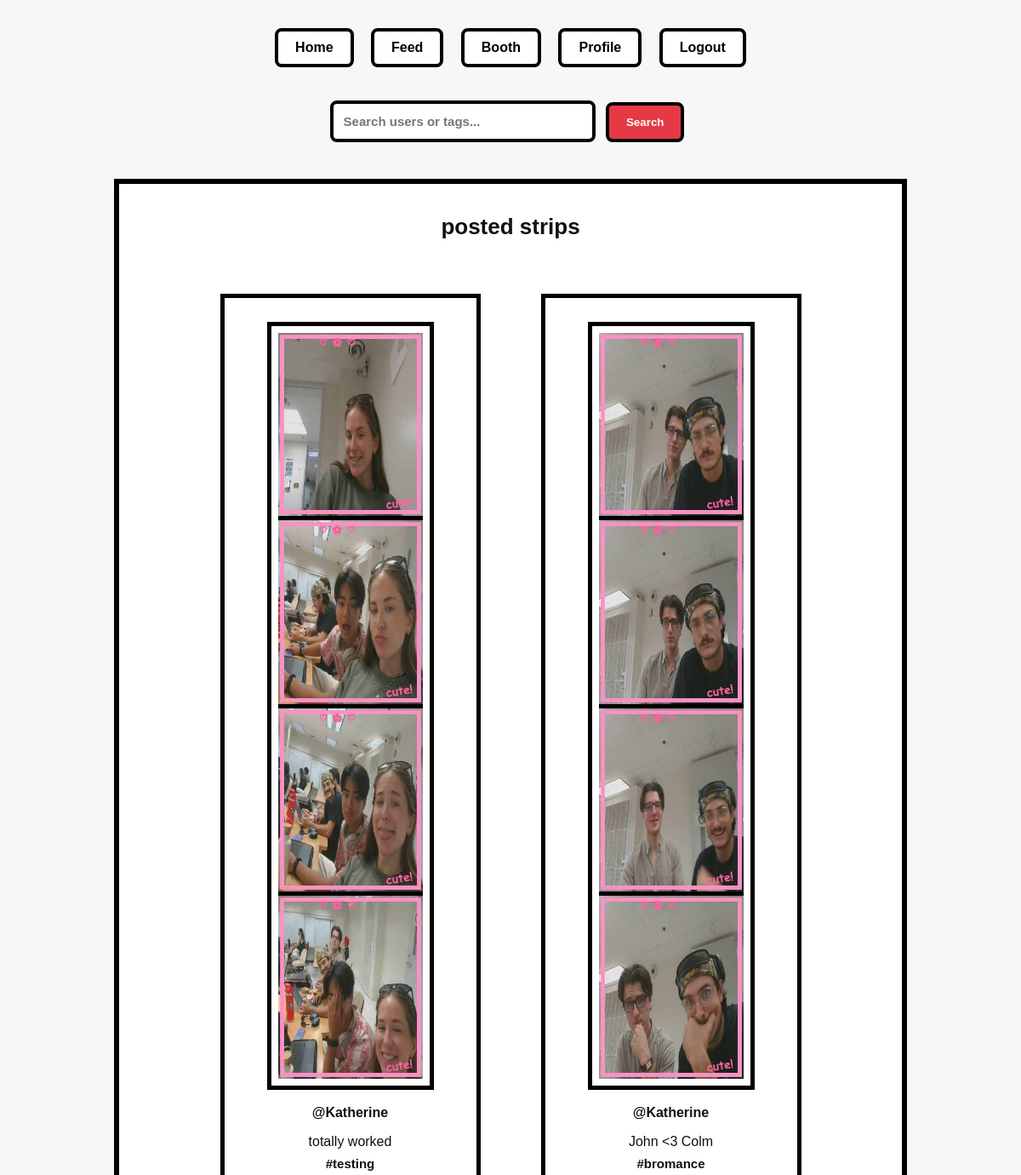
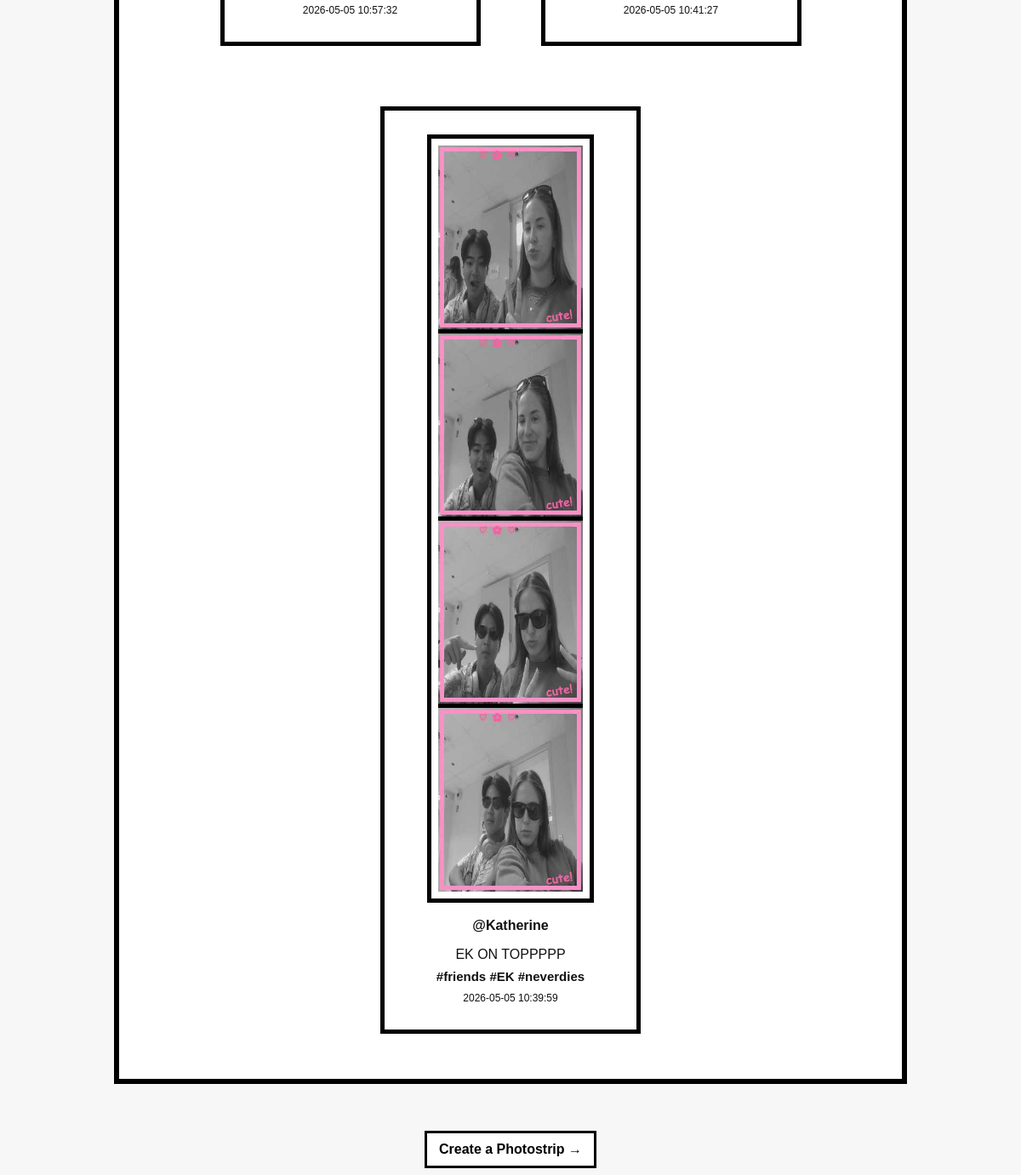
/feed (signed in), run on the app's committed database (2 pictures, top to bottom).
### tables this page shows
CREATE TABLE posts (
           id INTEGER PRIMARY KEY AUTOINCREMENT,
           username TEXT NOT NULL,
           image_filenames TEXT NOT NULL,  -- JSON string
           filter_choice TEXT,
           frame_choice TEXT,
           layout_choice TEXT,
           caption TEXT,
           tags TEXT,
           timestamp TEXT NOT NULL
       , privacy TEXT DEFAULT 'public');

### app.py (the view, shortened to what this page needs)
@app.route("/feed")
def feed():
   if "username" not in session:
       return redirect("/signin")
   search_query = request.args.get("q", "").strip().lower()
   conn = get_db_connection()
   posts_rows = conn.execute("SELECT * FROM posts WHERE privacy = 'public' ORDER BY timestamp DESC").fetchall()
   conn.close()
   posts = []
   for row in posts_rows:
       post = dict(row)
       post["image_filenames"] = json.loads(post["image_filenames"])
       posts.append(post)
   return render_template(
       "feed.html",
       username=session["username"],
       posts=posts,
       search_query=search_query
   )

### app.py (called while the page is built)
def get_db_connection():
   conn = sqlite3.connect(DATABASE)
   conn.row_factory = sqlite3.Row
   return conn

### templates/feed.html (shortened to what this page needs)
<!DOCTYPE html>
<html>
<head>
   <link rel="stylesheet" href="{{ url_for('static', filename='style.css') }}">
</head>
<body>
<nav>
   <a href="/">Home</a>
   {% if session.get("username") %}
       <a href="/feed">Feed</a>
       <a href="/booth">Booth</a>
       <a href="/profile">Profile</a>
       <a href="/logout">Logout</a>
   {% else %}
       <a href="/signup">Sign Up</a>
       <a href="/signin">Sign In</a>
   {% endif %}
</nav>
<form action="/feed" method="GET" class="search-box">
   <input
       type="text"
       name="q"
       placeholder="Search users or tags..."
       value="{{ search_query }}"
   >
   <button type="submit">Search</button>
</form>
<div class="feed-wall">
   <div class="wall-label">posted strips</div>
   {% if posts %}
       {% for post in posts %}
           <div class="post-card">
               <div class="posted-strip">
                   {% for image in post.image_filenames %}
                       <div class="posted-photo">
                           <img
                               src="{{ url_for('static', filename='uploads/' + image) }}"
                               alt="Posted photostrip photo"
                           >
                       </div>
                   {% endfor %}
               </div>
               <p><strong>@{{ post.username }}</strong></p>
               {% if post.caption %}
                   <p class="caption">{{ post.caption }}</p>
               {% endif %}
               {% if post.tags %}
                   <p class="tag">{{ post.tags }}</p>
               {% endif %}
               <p class="timestamp">{{ post.timestamp }}</p>
           </div>
       {% endfor %}
   {% else %}
       <p class="empty-feed">No posts yet. Create your first photostrip!</p>
   {% endif %}
</div>
{% if session.get("username") %}
   <a class="button-link create-button" href="/booth">Create a Photostrip →</a>
{% endif %}
</body>
</html>

### static/style.css (style rules this page uses)
body { margin: 0; font-family: "Comic Sans MS", "Trebuchet MS", Arial, sans-serif; background: #f7f7f7; color: #111; text-align: center; }
nav { margin: 25px; }
nav a { display: inline-block; margin: 8px; padding: 10px 20px; border: 4px solid black; background: white; color: black; font-weight: bold; text-decoration: none; border-radius: 8px; }
input { width: 95%; padding: 12px; margin-top: 6px; border: 4px solid black; font-size: 15px; }
button { margin: 8px; padding: 10px 14px; border: 3px solid black; background: white; color: black; font-weight: bold; cursor: pointer; }
.button-link { display: inline-block; margin: 8px; padding: 10px 14px; border: 3px solid black; background: white; color: black; font-weight: bold; text-decoration: none; }
.feed-wall { width: 750px; margin: 40px auto; padding: 30px; border: 6px solid black; background: white; position: relative; }
.post-card { display: inline-block; width: 210px; margin: 18px; padding: 15px; border: 5px solid black; background: white; }
.caption { font-size: 15px; }
.tag { font-size: 14px; font-weight: bold; }
.search-box { margin: 25px auto; text-align: center; }
.search-box input { width: 280px; padding: 12px; border: 4px solid black; border-radius: 8px; font-weight: bold; }
.search-box button { padding: 12px 20px; border: 4px solid black; background: #e63946;; color: white; font-weight: bold; border-radius: 8px; cursor: pointer; }

### templates/feed.html (style rules this page uses)
.feed-wall { width: 850px; min-height: 450px; margin: 35px auto; padding: 35px; border: 6px solid black; background: white; display: flex; flex-wrap: wrap; justify-content: center; align-items: flex-start; gap: 35px; }
.wall-label { width: 100%; font-size: 26px; font-weight: bold; margin-bottom: 10px; text-align: center; }
.post-card { width: 260px; padding: 18px; border: 5px solid black; background: white; text-align: center; }
.posted-strip { width: 170px; margin: 10px auto 18px; border: 5px solid black; background: white; padding: 8px; }
.posted-photo { border-bottom: 5px solid black; background: white; }
.posted-photo:last-child { border-bottom: none; }
.posted-photo img { width: 100%; height: auto; display: block; object-fit: contain; }
.caption { font-size: 16px; margin: 8px 0; }
.tag { font-weight: bold; font-size: 15px; margin: 8px 0; }
.timestamp { font-size: 12px; margin-top: 10px; }
button { margin: 8px; padding: 10px 14px; border: 3px solid black; background: white; font-weight: bold; cursor: pointer; }
.create-button { margin-top: 20px; background: white; color: black; }

### data on the page
posts: username "Katherine", caption "totally worked", tags "#testing", timestamp "2026-05-05 10:57:32"
posts: username "Katherine", caption "John <3 Colm", tags "#bromance", timestamp "2026-05-05 10:41:27"
posts: username "Katherine", caption "EK ON TOPPPPP", tags "#friends #EK #neverdies", timestamp "2026-05-05 10:39:59"
